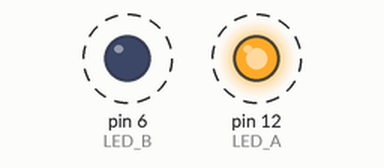
Recording of a sketch running on a simulated Arduino Uno, built with avr-gcc and run on an emulated ATmega328P. Parts: output pins drawn as LEDs (lit = HIGH). Dashed ring = blinking.

Above: at 0.5 s.
Timing chart, 0 to 4.6 s (numbered marks = the images above):
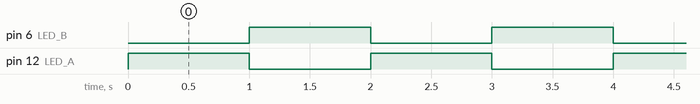

The sketch:

Ex1.ino
```cpp
// Atividade 02 - Exercício 1
// Pisca dois LEDs alternadamente a cada segundo.

const int LED_A = 12;
const int LED_B = 6;
const unsigned long INTERVALO_MS = 1000;

void setup() {
  pinMode(LED_A, OUTPUT);
  pinMode(LED_B, OUTPUT);
}

void loop() {
  digitalWrite(LED_A, HIGH);
  digitalWrite(LED_B, LOW);
  delay(INTERVALO_MS);

  digitalWrite(LED_A, LOW);
  digitalWrite(LED_B, HIGH);
  delay(INTERVALO_MS);
}
```

Measured:
- by itself, pin 6 (LED_B), pin 12 (LED_A): alternates HIGH for 1.0 s and LOW for 1.0 s
